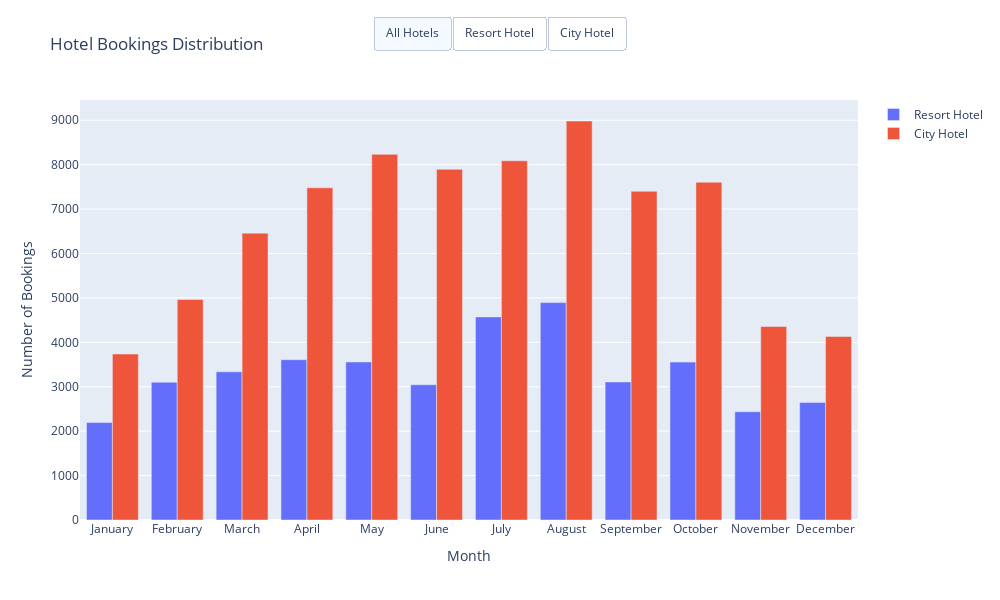

Notebook code cell kept with this figure:
### Code cell
import plotly.express as px
import plotly.graph_objects as go
from plotly.subplots import make_subplots
fig = go.Figure()

# Add traces, one for each hotel
for hotel_type in df['hotel'].unique():
    hotel_data = df[df['hotel'] == hotel_type]
    monthly_counts = hotel_data['arrival_date_month'].value_counts().reset_index()
    monthly_counts.columns = ['Month', 'Bookings']
    
    # Define month order
    month_order = ['January', 'February', 'March', 'April', 'May', 'June',
                   'July', 'August', 'September', 'October', 'November', 'December']
    
    monthly_counts['Month'] = pd.Categorical(monthly_counts['Month'], 
                                           categories=month_order, 
                                           ordered=True)
    monthly_counts = monthly_counts.sort_values('Month')
    
    fig.add_trace(
        go.Bar(
            name=hotel_type,
            x=monthly_counts['Month'],
            y=monthly_counts['Bookings'],
            visible=True
        )
    )

# Add buttons for hotel selection
fig.update_layout(
    updatemenus=[
        dict(
            type="buttons",
            direction="right",
            x=0.7,
            y=1.2,
            showactive=True,
            buttons=list([
                dict(
                    label="All Hotels",
                    method="update",
                    args=[{"visible": [True, True]},
                          {"title": "All Hotels Booking Distribution"}]),
                dict(
                    label="Resort Hotel",
                    method="update",
                    args=[{"visible": [True, False]},
                          {"title": "Resort Hotel Booking Distribution"}]),
                dict(
                    label="City Hotel",
                    method="update",
                    args=[{"visible": [False, True]},
                          {"title": "City Hotel Booking Distribution"}])
            ]),
        )
    ]
)

# Update layout
fig.update_layout(
    title="Hotel Bookings Distribution",
    xaxis_title="Month",
    yaxis_title="Number of Bookings",
    barmode='group',
    height=600,
    width=1000,
    showlegend=True
)

fig.show()

### Figure 1 — Plotly figure (JSON) as saved in the notebook; plotly's stock layout.template omitted (floating-point values rounded to 4 significant figures)
{"data": [{"name": "Resort Hotel", "type": "bar", "visible": true, "x": ["January", "February", "March", "April", "May", "June", "July", "August", "September", "October", "November", "December"], "y": [2193, 3103, 3336, 3609, 3559, 3045, 4573, 4894, 3108, 3555, 2437, 2648]}, {"name": "City Hotel", "type": "bar", "visible": true, "x": ["January", "February", "March", "April", "May", "June", "July", "August", "September", "October", "November", "December"], "y": [3736, 4965, 6458, 7480, 8232, 7894, 8088, 8983, 7400, 7605, 4357, 4132]}], "layout": {"barmode": "group", "height": 600, "showlegend": true, "title": {"text": "Hotel Bookings Distribution"}, "updatemenus": [{"buttons": [{"args": [{"visible": [true, true]}, {"title": "All Hotels Booking Distribution"}], "label": "All Hotels", "method": "update"}, {"args": [{"visible": [true, false]}, {"title": "Resort Hotel Booking Distribution"}], "label": "Resort Hotel", "method": "update"}, {"args": [{"visible": [false, true]}, {"title": "City Hotel Booking Distribution"}], "label": "City Hotel", "method": "update"}], "direction": "right", "showactive": true, "type": "buttons", "x": 0.7, "y": 1.2}], "width": 1000, "xaxis": {"title": {"text": "Month"}}, "yaxis": {"title": {"text": "Number of Bookings"}}}}
